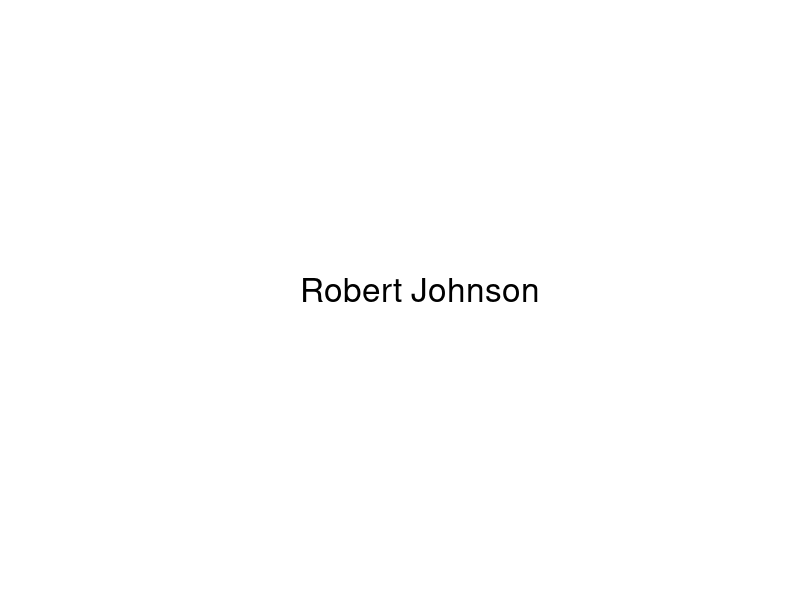

The R source for this figure:
## making an object of a class (S3 object)
bob<-list(
  name="Robert Johnson",
  id=90210,
  salary="$60,100" 
)

class(bob) ## class is "list"

## assign class attribute "employee"
attr(bob,"class")<-"employee"
## or
class(bob)<-"employee"

is.list(bob) ## bob is still a list

class(bob) ## check class

bob

## print method for "employee"
print.employee<-function(x, ...){
  cat("\nObject of class \"employee\" with elements:\n")
  cat(paste("\tname =",x$name,"\n"))
  cat(paste("\tID =",x$id,"\n\n"))
  cat(paste(x$name,"has a salary of",x$salary,"\n\n"))
}

## see what happens if you make the print method do nothing
## print.employee<-function(x, ...){}

## a silly example of a plot method
plot.employee<-function(x,...){
  plot(NA,xlim=c(0,1),ylim=c(0,1),axes=FALSE,
    xlab="",ylab="")
  text(0.5,0.5,x$name,cex=2)
}

## print(bob) or just entering the name are the same
print(bob)
bob

## plot
plot(bob)

## create another employee
susie<-list(
  name="Susan Perkins",
  id=02906,
  salary="$102,010"
)
class(susie)<-"employee"

susie

## create a new instance of the c() method
c.employee<-function(...){
  object<-list(...)
  class(object)<-"staff"
  object
}

museum_staff<-c(bob,susie)
museum_staff

## print method for object of class "staff"
print.staff<-function(x,...){
  cat(paste("\nStaff of ",length(x),
    ":\n",sep=""))
  cat("\tName\tID\tSalary\n")
  for(i in 1:length(x))
    cat(paste(x[[i]]$name,x[[i]]$id,x[[i]]$salary,"\n",
      sep="\t"))
  cat("\n")
}

## print using the method
museum_staff

## create new generic
fire<-function(staff,names,...) UseMethod("fire")

## make an instance
fire.staff<-function(staff,names,...){
  staff_nn<-sapply(staff,function(x) x$name)
  ii<-which(staff_nn%in%names)
  if(length(ii)>0) staff<-staff[-ii]
  else staff<-staff[-ii]
  class(staff)<-"staff"
  staff
}

## test
object<-fire(museum_staff,"Susan Perkins")
object
